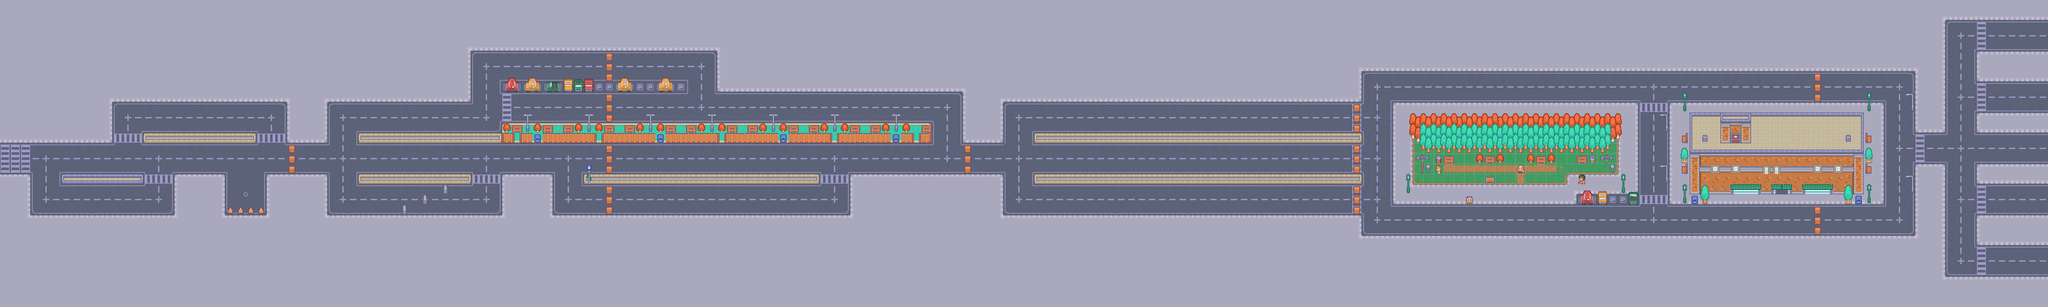

A 2D game scene composited from a Tiled map and its tileset images. What follows is a short description and the map's XML, with each tile layer's data collapsed to a summary:
An orthogonal 200x30 tile map with 64x64 px tiles, 11 tile layers (ground, road, buildings, buidling_extras, ...), 2 tilesets and 82 objects (35x Buildings, 23x interactions, 12x age_increment, 11x enrollment_month, Player).

<map version="1.2" tiledversion="1.2.5" orientation="orthogonal" renderorder="right-down" width="200" height="30" tilewidth="64" tileheight="64" infinite="0" nextlayerid="127" nextobjectid="504">
 <tileset firstgid="1" source="x64.tsx" />
 <tileset firstgid="487" source="Modern-x64.tsx" />
 <layer id="116" name="ground" width="200" height="30">
  <data>[6000 cells, 6000 non-empty, 1 distinct tile ids]</data>
 </layer>
 <layer id="117" name="road" width="200" height="30">
  <data>[6000 cells, 2684 non-empty, 41 distinct tile ids]</data>
 </layer>
 <layer id="118" name="buildings" width="200" height="30">
  <data>[6000 cells, 340 non-empty, 50 distinct tile ids]</data>
 </layer>
 <layer id="119" name="buidling_extras" width="200" height="30">
  <data>[6000 cells, 94 non-empty, 25 distinct tile ids]</data>
 </layer>
 <layer id="120" name="extras" width="200" height="30">
  <data>[6000 cells, 198 non-empty, 36 distinct tile ids]</data>
 </layer>
 <layer id="121" name="extras_2" width="200" height="30">
  <data>[6000 cells, 72 non-empty, 10 distinct tile ids]</data>
 </layer>
 <layer id="122" name="extras_3" width="200" height="30">
  <data>[6000 cells, 55 non-empty, 9 distinct tile ids]</data>
 </layer>
 <layer id="123" name="extras_4" width="200" height="30">
  <data>[6000 cells, 54 non-empty, 6 distinct tile ids]</data>
 </layer>
 <layer id="124" name="humans" width="200" height="30">
  <data>[6000 cells, 36 non-empty, 24 distinct tile ids]</data>
 </layer>
 <layer id="125" name="age_increment" width="200" height="30">
  <data>[6000 cells, 0 non-empty, 0 distinct tile ids]</data>
 </layer>
 <layer id="126" name="enrollment_month" width="200" height="30">
  <data>[6000 cells, 33 non-empty, 1 distinct tile ids]</data>
 </layer>
 <objectgroup id="18" name="Objects">
  <object id="40" name="Player" x="64" y="960" width="64" height="64" />
  <object id="44" name="Buildings" x="0" y="0" width="688" height="880" />
  <object id="45" name="Buildings" x="0" y="1104" width="176" height="816" />
  <object id="46" name="Buildings" x="176" y="1360" width="8320" height="560" />
  <object id="47" name="Buildings" x="1808" y="624" width="224" height="256" />
  <object id="77" name="Buildings" x="8496" y="1488" width="3488" height="432" />
  <object id="78" name="Buildings" x="2928" y="0" width="1568" height="304" />
  <object id="79" name="Buildings" x="4496" y="0" width="1536" height="560" />
  <object id="80" name="Buildings" x="6032" y="0" width="2464" height="624" />
  <object id="81" name="Buildings" x="8496" y="0" width="3648" height="432" />
  <object id="82" name="Buildings" x="688" y="0" width="1456" height="624" />
  <object id="83" name="Buildings" x="1680" y="1104" width="352" height="256" />
  <object id="84" name="Buildings" x="1104" y="1104" width="288" height="256" />
  <object id="85" name="Buildings" x="3152" y="1104" width="288" height="256" />
  <object id="86" name="Buildings" x="3152" y="768" width="2656" height="128" />
  <object id="87" name="Buildings" x="2144" y="0" width="784" height="624" />
  <object id="88" name="Buildings" x="384" y="1094" width="512" height="58" />
  <object id="89" name="Buildings" x="896" y="832" width="704" height="58" />
  <object id="90" name="Buildings" x="2240" y="832" width="912" height="58" />
  <object id="91" name="Buildings" x="2240" y="1088" width="704" height="58" />
  <object id="92" name="Buildings" x="3136" y="512" width="1152" height="64" />
  <object id="93" name="Buildings" x="3648" y="1088" width="1472" height="58" />
  <object id="94" name="Buildings" x="6464" y="832" width="2048" height="58" />
  <object id="95" name="Buildings" x="6464" y="1088" width="2048" height="58" />
  <object id="96" name="Buildings" x="5312" y="1088" width="928" height="256" />
  <object id="97" name="Buildings" x="6032" y="624" width="224" height="256" />
  <object id="98" name="Buildings" x="8720" y="656" width="1504" height="608" />
  <object id="99" name="Buildings" x="10448" y="656" width="1312" height="608" />
  <object id="100" name="Buildings" x="11984" y="432" width="160" height="384" />
  <object id="101" name="Buildings" x="11984" y="1040" width="160" height="880" />
  <object id="102" name="Buildings" x="12144" y="1744" width="2400" height="176" />
  <object id="104" name="Buildings" x="12144" y="0" width="2400" height="112" />
  <object id="105" name="Buildings" x="12368" y="336" width="1952" height="160" />
  <object id="106" name="Buildings" x="12368" y="720" width="1952" height="96" />
  <object id="107" name="Buildings" x="12368" y="1040" width="416" height="96" />
  <object id="108" name="Buildings" x="12368" y="1360" width="1952" height="160" />
  <object id="113" name="enrollment_month" x="1792" y="896" width="64" height="192" />
  <object id="114" name="enrollment_month" x="3776" y="320" width="64" height="192" />
  <object id="115" name="enrollment_month" x="3776" y="576" width="64" height="192" />
  <object id="116" name="enrollment_month" x="3776" y="896" width="64" height="192" />
  <object id="117" name="enrollment_month" x="3776" y="1152" width="64" height="192" />
  <object id="118" name="enrollment_month" x="6016" y="896" width="64" height="192" />
  <object id="119" name="enrollment_month" x="8448" y="640" width="64" height="192" />
  <object id="120" name="enrollment_month" x="8448" y="896" width="64" height="192" />
  <object id="121" name="enrollment_month" x="8448" y="1152" width="64" height="192" />
  <object id="122" name="enrollment_month" x="11328" y="448" width="64" height="192" />
  <object id="123" name="enrollment_month" x="11328" y="1280" width="64" height="192" />
  <object id="215" name="age_increment" x="1984" y="896" width="64" height="192" />
  <object id="217" name="age_increment" x="4096" y="320" width="64" height="192" />
  <object id="219" name="age_increment" x="4096" y="576" width="64" height="192" />
  <object id="220" name="age_increment" x="4096" y="896" width="64" height="192" />
  <object id="221" name="age_increment" x="4096" y="1152" width="64" height="192" />
  <object id="222" name="age_increment" x="6496" y="896" width="64" height="192" />
  <object id="223" name="age_increment" x="6496" y="640" width="64" height="192" />
  <object id="224" name="age_increment" x="6496" y="1152" width="64" height="192" />
  <object id="225" name="age_increment" x="8832" y="448" width="64" height="192" />
  <object id="226" name="age_increment" x="8832" y="1280" width="64" height="192" />
  <object id="227" name="age_increment" x="11712" y="448" width="64" height="192" />
  <object id="228" name="age_increment" x="11712" y="1280" width="64" height="192" />
  <object id="324" name="interactions" x="384" y="960" width="64" height="64" />
  <object id="326" name="interactions" x="704" y="1216" width="64" height="64" />
  <object id="327" name="interactions" x="1216" y="960" width="64" height="64" />
  <object id="328" name="interactions" x="1472" y="704" width="64" height="64" />
  <object id="329" name="interactions" x="2688" y="1216" width="64" height="64" />
  <object id="330" name="interactions" x="3264" y="384" width="64" height="64" />
  <object id="331" name="interactions" x="3008" y="960" width="64" height="64" />
  <object id="332" name="interactions" x="3648" y="1216" width="64" height="64" />
  <object id="333" name="interactions" x="4352" y="640" width="64" height="64" />
  <object id="334" name="interactions" x="4352" y="960" width="64" height="64" />
  <object id="335" name="interactions" x="4608" y="1216" width="64" height="64" />
  <object id="336" name="interactions" x="5440" y="960" width="64" height="64" />
  <object id="337" name="interactions" x="7168" y="960" width="64" height="64" />
  <object id="338" name="interactions" x="7168" y="1216" width="64" height="64" />
  <object id="339" name="interactions" x="7168" y="704" width="64" height="64" />
  </objectgroup>
</map>
<!-- 8 of 82 objects omitted -->